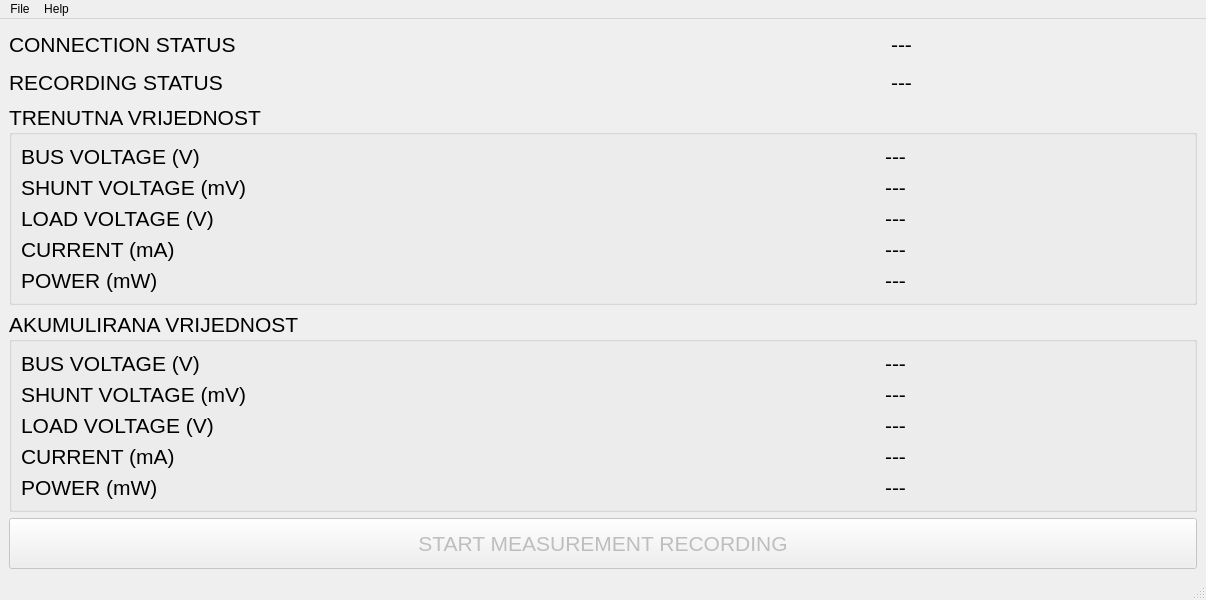
<?xml version="1.0" encoding="UTF-8"?>
<ui version="4.0">
 <class>MainWindow</class>
 <widget class="QMainWindow" name="MainWindow">
  <property name="geometry">
   <rect>
    <x>0</x>
    <y>0</y>
    <width>1206</width>
    <height>600</height>
   </rect>
  </property>
  <property name="windowTitle">
   <string>MainWindow</string>
  </property>
  <widget class="QWidget" name="centralwidget">
   <layout class="QVBoxLayout" name="verticalLayout">
    <item>
     <layout class="QHBoxLayout" name="horizontalLayout_2">
      <item>
       <widget class="QLabel" name="label_12">
        <property name="maximumSize">
         <size>
          <width>16777215</width>
          <height>32</height>
         </size>
        </property>
        <property name="font">
         <font>
          <pointsize>16</pointsize>
          <italic>false</italic>
         </font>
        </property>
        <property name="text">
         <string>CONNECTION STATUS </string>
        </property>
       </widget>
      </item>
      <item>
       <widget class="QLabel" name="label_CONNECTION_STATUS">
        <property name="maximumSize">
         <size>
          <width>16777215</width>
          <height>32</height>
         </size>
        </property>
        <property name="font">
         <font>
          <pointsize>16</pointsize>
         </font>
        </property>
        <property name="text">
         <string>---</string>
        </property>
        <property name="alignment">
         <set>Qt::AlignCenter</set>
        </property>
       </widget>
      </item>
     </layout>
    </item>
    <item>
     <layout class="QHBoxLayout" name="horizontalLayout">
      <item>
       <widget class="QLabel" name="label_6">
        <property name="maximumSize">
         <size>
          <width>16777215</width>
          <height>32</height>
         </size>
        </property>
        <property name="font">
         <font>
          <pointsize>16</pointsize>
          <italic>false</italic>
         </font>
        </property>
        <property name="text">
         <string>RECORDING STATUS</string>
        </property>
       </widget>
      </item>
      <item>
       <widget class="QLabel" name="label_RECORDING_STATUS">
        <property name="maximumSize">
         <size>
          <width>16777215</width>
          <height>32</height>
         </size>
        </property>
        <property name="font">
         <font>
          <pointsize>16</pointsize>
         </font>
        </property>
        <property name="text">
         <string>---</string>
        </property>
        <property name="alignment">
         <set>Qt::AlignCenter</set>
        </property>
       </widget>
      </item>
     </layout>
    </item>
    <item>
     <widget class="QGroupBox" name="groupBox">
      <property name="font">
       <font>
        <pointsize>16</pointsize>
       </font>
      </property>
      <property name="title">
       <string>TRENUTNA VRIJEDNOST</string>
      </property>
      <layout class="QGridLayout" name="gridLayout_2">
       <item row="0" column="0">
        <widget class="QLabel" name="label">
         <property name="font">
          <font>
           <pointsize>16</pointsize>
          </font>
         </property>
         <property name="text">
          <string>BUS VOLTAGE (V)</string>
         </property>
        </widget>
       </item>
       <item row="3" column="0">
        <widget class="QLabel" name="label_4">
         <property name="font">
          <font>
           <pointsize>16</pointsize>
          </font>
         </property>
         <property name="text">
          <string>CURRENT (mA)</string>
         </property>
        </widget>
       </item>
       <item row="2" column="1">
        <widget class="QLabel" name="label_LOAD_VOLTAGE_NOW">
         <property name="font">
          <font>
           <pointsize>16</pointsize>
          </font>
         </property>
         <property name="text">
          <string>---</string>
         </property>
         <property name="alignment">
          <set>Qt::AlignCenter</set>
         </property>
        </widget>
       </item>
       <item row="3" column="1">
        <widget class="QLabel" name="label_CURRENT_NOW">
         <property name="font">
          <font>
           <pointsize>16</pointsize>
          </font>
         </property>
         <property name="text">
          <string>---</string>
         </property>
         <property name="alignment">
          <set>Qt::AlignCenter</set>
         </property>
        </widget>
       </item>
       <item row="4" column="1">
        <widget class="QLabel" name="label_POWER_NOW">
         <property name="font">
          <font>
           <pointsize>16</pointsize>
          </font>
         </property>
         <property name="text">
          <string>---</string>
         </property>
         <property name="alignment">
          <set>Qt::AlignCenter</set>
         </property>
        </widget>
       </item>
       <item row="0" column="1">
        <widget class="QLabel" name="label_BUS_VOLTAGE_NOW">
         <property name="font">
          <font>
           <pointsize>16</pointsize>
          </font>
         </property>
         <property name="text">
          <string>---</string>
         </property>
         <property name="alignment">
          <set>Qt::AlignCenter</set>
         </property>
        </widget>
       </item>
       <item row="4" column="0">
        <widget class="QLabel" name="label_5">
         <property name="font">
          <font>
           <pointsize>16</pointsize>
          </font>
         </property>
         <property name="text">
          <string>POWER (mW)</string>
         </property>
        </widget>
       </item>
       <item row="2" column="0">
        <widget class="QLabel" name="label_3">
         <property name="font">
          <font>
           <pointsize>16</pointsize>
          </font>
         </property>
         <property name="text">
          <string>LOAD VOLTAGE (V)</string>
         </property>
        </widget>
       </item>
       <item row="1" column="0">
        <widget class="QLabel" name="label_2">
         <property name="font">
          <font>
           <pointsize>16</pointsize>
          </font>
         </property>
         <property name="text">
          <string>SHUNT VOLTAGE (mV)</string>
         </property>
        </widget>
       </item>
       <item row="1" column="1">
        <widget class="QLabel" name="label_SHUNT_VOLTAGE_NOW">
         <property name="text">
          <string>---</string>
         </property>
         <property name="alignment">
          <set>Qt::AlignCenter</set>
         </property>
        </widget>
       </item>
      </layout>
     </widget>
    </item>
    <item>
     <widget class="QGroupBox" name="groupBox_2">
      <property name="font">
       <font>
        <pointsize>16</pointsize>
       </font>
      </property>
      <property name="title">
       <string>AKUMULIRANA VRIJEDNOST</string>
      </property>
      <property name="flat">
       <bool>false</bool>
      </property>
      <layout class="QGridLayout" name="gridLayout_3">
       <item row="0" column="1">
        <widget class="QLabel" name="label_BUS_VOLTAGE_AVG">
         <property name="text">
          <string>---</string>
         </property>
         <property name="alignment">
          <set>Qt::AlignCenter</set>
         </property>
        </widget>
       </item>
       <item row="3" column="0">
        <widget class="QLabel" name="label_10">
         <property name="text">
          <string>CURRENT (mA)</string>
         </property>
        </widget>
       </item>
       <item row="2" column="1">
        <widget class="QLabel" name="label_LOAD_VOLTAGE_AVG">
         <property name="text">
          <string>---</string>
         </property>
         <property name="alignment">
          <set>Qt::AlignCenter</set>
         </property>
        </widget>
       </item>
       <item row="2" column="0">
        <widget class="QLabel" name="label_16">
         <property name="text">
          <string>LOAD VOLTAGE (V)</string>
         </property>
        </widget>
       </item>
       <item row="0" column="0">
        <widget class="QLabel" name="label_9">
         <property name="text">
          <string>BUS VOLTAGE (V)</string>
         </property>
        </widget>
       </item>
       <item row="3" column="1">
        <widget class="QLabel" name="label_CURRENT_AVG">
         <property name="text">
          <string>---</string>
         </property>
         <property name="alignment">
          <set>Qt::AlignCenter</set>
         </property>
        </widget>
       </item>
       <item row="4" column="0">
        <widget class="QLabel" name="label_11">
         <property name="text">
          <string>POWER (mW)</string>
         </property>
        </widget>
       </item>
       <item row="4" column="1">
        <widget class="QLabel" name="label_POWER_AVG">
         <property name="text">
          <string>---</string>
         </property>
         <property name="alignment">
          <set>Qt::AlignCenter</set>
         </property>
        </widget>
       </item>
       <item row="1" column="0">
        <widget class="QLabel" name="label_7">
         <property name="text">
          <string>SHUNT VOLTAGE (mV)</string>
         </property>
        </widget>
       </item>
       <item row="1" column="1">
        <widget class="QLabel" name="label_SHUNT_VOLTAGE_AVG">
         <property name="text">
          <string>---</string>
         </property>
         <property name="alignment">
          <set>Qt::AlignCenter</set>
         </property>
        </widget>
       </item>
      </layout>
     </widget>
    </item>
    <item>
     <widget class="QPushButton" name="pushButton_START_MEASUREMENT">
      <property name="enabled">
       <bool>false</bool>
      </property>
      <property name="maximumSize">
       <size>
        <width>16777215</width>
        <height>64</height>
       </size>
      </property>
      <property name="font">
       <font>
        <pointsize>16</pointsize>
       </font>
      </property>
      <property name="text">
       <string>START MEASUREMENT RECORDING</string>
      </property>
     </widget>
    </item>
   </layout>
  </widget>
  <widget class="QMenuBar" name="menubar">
   <property name="geometry">
    <rect>
     <x>0</x>
     <y>0</y>
     <width>1206</width>
     <height>29</height>
    </rect>
   </property>
   <widget class="QMenu" name="menuFile">
    <property name="title">
     <string>File</string>
    </property>
    <addaction name="actionSave_As"/>
    <addaction name="actionExit"/>
   </widget>
   <widget class="QMenu" name="menuHelp">
    <property name="title">
     <string>Help</string>
    </property>
    <addaction name="actionAbout"/>
   </widget>
   <addaction name="menuFile"/>
   <addaction name="menuHelp"/>
  </widget>
  <widget class="QStatusBar" name="statusbar"/>
  <action name="actionSave_As">
   <property name="text">
    <string>Save As ..</string>
   </property>
   <property name="shortcut">
    <string>Ctrl+S</string>
   </property>
  </action>
  <action name="actionExit">
   <property name="text">
    <string>Exit</string>
   </property>
   <property name="shortcut">
    <string>Ctrl+X</string>
   </property>
  </action>
  <action name="actionAbout">
   <property name="text">
    <string>About</string>
   </property>
   <property name="shortcut">
    <string>Ctrl+A</string>
   </property>
  </action>
 </widget>
 <resources/>
 <connections/>
</ui>
